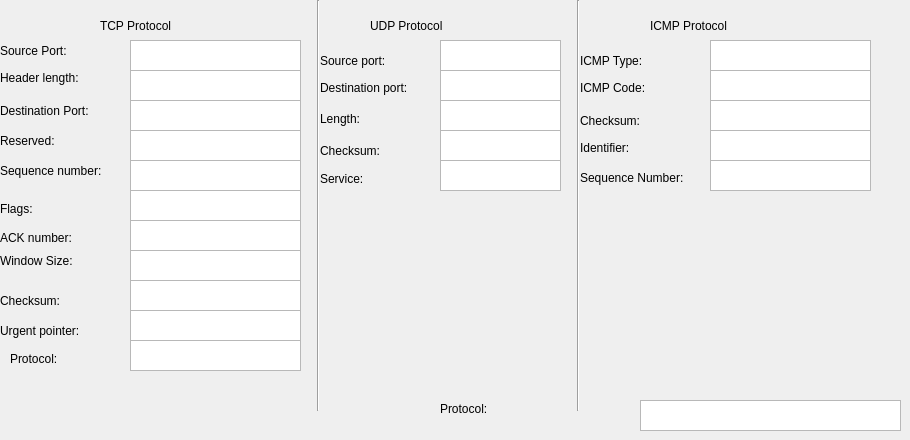
      <widget class="QWidget" name="tab_10">
       <attribute name="title">
        <string>页</string>
       </attribute>
       <widget class="QLabel" name="label_74">
        <property name="geometry">
         <rect>
          <x>0</x>
          <y>320</y>
          <width>121</width>
          <height>21</height>
         </rect>
        </property>
        <property name="text">
         <string>Urgent pointer: </string>
        </property>
       </widget>
       <widget class="QLabel" name="label_75">
        <property name="geometry">
         <rect>
          <x>0</x>
          <y>100</y>
          <width>131</width>
          <height>21</height>
         </rect>
        </property>
        <property name="text">
         <string>Destination Port: </string>
        </property>
       </widget>
       <widget class="QTextEdit" name="tcp_u_pointer">
        <property name="geometry">
         <rect>
          <x>130</x>
          <y>310</y>
          <width>171</width>
          <height>31</height>
         </rect>
        </property>
       </widget>
       <widget class="QTextEdit" name="tcp_flags">
        <property name="geometry">
         <rect>
          <x>130</x>
          <y>190</y>
          <width>171</width>
          <height>31</height>
         </rect>
        </property>
       </widget>
       <widget class="QLabel" name="label_76">
        <property name="geometry">
         <rect>
          <x>0</x>
          <y>40</y>
          <width>91</width>
          <height>21</height>
         </rect>
        </property>
        <property name="text">
         <string>Source Port: </string>
        </property>
       </widget>
       <widget class="QLabel" name="label_77">
        <property name="geometry">
         <rect>
          <x>0</x>
          <y>250</y>
          <width>111</width>
          <height>21</height>
         </rect>
        </property>
        <property name="text">
         <string>Window Size: </string>
        </property>
       </widget>
       <widget class="QLabel" name="label_78">
        <property name="geometry">
         <rect>
          <x>0</x>
          <y>70</y>
          <width>121</width>
          <height>16</height>
         </rect>
        </property>
        <property name="text">
         <string>Header length: </string>
        </property>
       </widget>
       <widget class="QTextEdit" name="tcp_ack_num">
        <property name="geometry">
         <rect>
          <x>130</x>
          <y>220</y>
          <width>171</width>
          <height>31</height>
         </rect>
        </property>
       </widget>
       <widget class="QTextEdit" name="tcp_checksum">
        <property name="geometry">
         <rect>
          <x>130</x>
          <y>280</y>
          <width>171</width>
          <height>31</height>
         </rect>
        </property>
       </widget>
       <widget class="QLabel" name="label_79">
        <property name="geometry">
         <rect>
          <x>0</x>
          <y>130</y>
          <width>111</width>
          <height>21</height>
         </rect>
        </property>
        <property name="text">
         <string>Reserved: </string>
        </property>
       </widget>
       <widget class="QTextEdit" name="tcp_protocol">
        <property name="geometry">
         <rect>
          <x>130</x>
          <y>340</y>
          <width>171</width>
          <height>31</height>
         </rect>
        </property>
       </widget>
       <widget class="QTextEdit" name="tcp_seq_num">
        <property name="geometry">
         <rect>
          <x>130</x>
          <y>160</y>
          <width>171</width>
          <height>31</height>
         </rect>
        </property>
       </widget>
       <widget class="QLabel" name="label_80">
        <property name="geometry">
         <rect>
          <x>10</x>
          <y>350</y>
          <width>67</width>
          <height>17</height>
         </rect>
        </property>
        <property name="text">
         <string>Protocol:</string>
        </property>
       </widget>
       <widget class="QTextEdit" name="tcp_des_port">
        <property name="geometry">
         <rect>
          <x>130</x>
          <y>100</y>
          <width>171</width>
          <height>31</height>
         </rect>
        </property>
       </widget>
       <widget class="QTextEdit" name="tcp_win_size">
        <property name="geometry">
         <rect>
          <x>130</x>
          <y>250</y>
          <width>171</width>
          <height>31</height>
         </rect>
        </property>
       </widget>
       <widget class="QLabel" name="label_81">
        <property name="geometry">
         <rect>
          <x>0</x>
          <y>290</y>
          <width>91</width>
          <height>21</height>
         </rect>
        </property>
        <property name="text">
         <string>Checksum: </string>
        </property>
       </widget>
       <widget class="QLabel" name="label_82">
        <property name="geometry">
         <rect>
          <x>0</x>
          <y>230</y>
          <width>101</width>
          <height>16</height>
         </rect>
        </property>
        <property name="text">
         <string>ACK number: </string>
        </property>
       </widget>
       <widget class="QTextEdit" name="tcp_hl">
        <property name="geometry">
         <rect>
          <x>130</x>
          <y>70</y>
          <width>171</width>
          <height>31</height>
         </rect>
        </property>
       </widget>
       <widget class="QLabel" name="label_83">
        <property name="geometry">
         <rect>
          <x>0</x>
          <y>200</y>
          <width>67</width>
          <height>17</height>
         </rect>
        </property>
        <property name="text">
         <string>Flags: </string>
        </property>
       </widget>
       <widget class="QLabel" name="label_84">
        <property name="geometry">
         <rect>
          <x>100</x>
          <y>10</y>
          <width>91</width>
          <height>31</height>
         </rect>
        </property>
        <property name="text">
         <string>TCP Protocol</string>
        </property>
       </widget>
       <widget class="QLabel" name="label_85">
        <property name="geometry">
         <rect>
          <x>0</x>
          <y>160</y>
          <width>141</width>
          <height>21</height>
         </rect>
        </property>
        <property name="text">
         <string>Sequence number: </string>
        </property>
       </widget>
       <widget class="QTextEdit" name="tcp_source_port">
        <property name="geometry">
         <rect>
          <x>130</x>
          <y>40</y>
          <width>171</width>
          <height>31</height>
         </rect>
        </property>
       </widget>
       <widget class="QTextEdit" name="tcp_reserved">
        <property name="geometry">
         <rect>
          <x>130</x>
          <y>130</y>
          <width>171</width>
          <height>31</height>
         </rect>
        </property>
       </widget>
       <widget class="QLabel" name="label_86">
        <property name="geometry">
         <rect>
          <x>370</x>
          <y>10</y>
          <width>91</width>
          <height>31</height>
         </rect>
        </property>
        <property name="text">
         <string>UDP Protocol</string>
        </property>
       </widget>
       <widget class="QLabel" name="label_87">
        <property name="geometry">
         <rect>
          <x>650</x>
          <y>10</y>
          <width>101</width>
          <height>31</height>
         </rect>
        </property>
        <property name="text">
         <string>ICMP Protocol</string>
        </property>
       </widget>
       <widget class="Line" name="line_3">
        <property name="geometry">
         <rect>
          <x>310</x>
          <y>0</y>
          <width>16</width>
          <height>411</height>
         </rect>
        </property>
        <property name="orientation">
         <enum>Qt::Vertical</enum>
        </property>
       </widget>
       <widget class="Line" name="line_4">
        <property name="geometry">
         <rect>
          <x>570</x>
          <y>0</y>
          <width>16</width>
          <height>411</height>
         </rect>
        </property>
        <property name="orientation">
         <enum>Qt::Vertical</enum>
        </property>
       </widget>
       <widget class="QLabel" name="label_88">
        <property name="geometry">
         <rect>
          <x>320</x>
          <y>80</y>
          <width>131</width>
          <height>16</height>
         </rect>
        </property>
        <property name="text">
         <string>Destination port:</string>
        </property>
       </widget>
       <widget class="QTextEdit" name="udp_length">
        <property name="geometry">
         <rect>
          <x>440</x>
          <y>100</y>
          <width>121</width>
          <height>31</height>
         </rect>
        </property>
       </widget>
       <widget class="QLabel" name="label_89">
        <property name="geometry">
         <rect>
          <x>320</x>
          <y>170</y>
          <width>67</width>
          <height>17</height>
         </rect>
        </property>
        <property name="text">
         <string>Service:</string>
        </property>
       </widget>
       <widget class="QTextEdit" name="udp_checksum">
        <property name="geometry">
         <rect>
          <x>440</x>
          <y>130</y>
          <width>121</width>
          <height>31</height>
         </rect>
        </property>
       </widget>
       <widget class="QLabel" name="label_90">
        <property name="geometry">
         <rect>
          <x>320</x>
          <y>110</y>
          <width>67</width>
          <height>17</height>
         </rect>
        </property>
        <property name="text">
         <string>Length: </string>
        </property>
       </widget>
       <widget class="QLabel" name="label_91">
        <property name="geometry">
         <rect>
          <x>320</x>
          <y>50</y>
          <width>101</width>
          <height>21</height>
         </rect>
        </property>
        <property name="text">
         <string>Source port:</string>
        </property>
       </widget>
       <widget class="QTextEdit" name="udp_service">
        <property name="geometry">
         <rect>
          <x>440</x>
          <y>160</y>
          <width>121</width>
          <height>31</height>
         </rect>
        </property>
       </widget>
       <widget class="QLabel" name="label_92">
        <property name="geometry">
         <rect>
          <x>320</x>
          <y>140</y>
          <width>91</width>
          <height>21</height>
         </rect>
        </property>
        <property name="text">
         <string>Checksum:</string>
        </property>
       </widget>
       <widget class="QTextEdit" name="udp_source_port">
        <property name="geometry">
         <rect>
          <x>440</x>
          <y>40</y>
          <width>121</width>
          <height>31</height>
         </rect>
        </property>
       </widget>
       <widget class="QTextEdit" name="udp_des_port">
        <property name="geometry">
         <rect>
          <x>440</x>
          <y>70</y>
          <width>121</width>
          <height>31</height>
         </rect>
        </property>
       </widget>
       <widget class="QTextEdit" name="icmp_ids">
        <property name="geometry">
         <rect>
          <x>710</x>
          <y>130</y>
          <width>161</width>
          <height>31</height>
         </rect>
        </property>
       </widget>
       <widget class="QTextEdit" name="icmp_type">
        <property name="geometry">
         <rect>
          <x>710</x>
          <y>40</y>
          <width>161</width>
          <height>31</height>
         </rect>
        </property>
       </widget>
       <widget class="QTextEdit" name="icmp_seq_num">
        <property name="geometry">
         <rect>
          <x>710</x>
          <y>160</y>
          <width>161</width>
          <height>31</height>
         </rect>
        </property>
       </widget>
       <widget class="QTextEdit" name="icmp_checksum">
        <property name="geometry">
         <rect>
          <x>710</x>
          <y>100</y>
          <width>161</width>
          <height>31</height>
         </rect>
        </property>
       </widget>
       <widget class="QLabel" name="label_94">
        <property name="geometry">
         <rect>
          <x>580</x>
          <y>140</y>
          <width>81</width>
          <height>16</height>
         </rect>
        </property>
        <property name="text">
         <string>Identifier: </string>
        </property>
       </widget>
       <widget class="QLabel" name="label_95">
        <property name="geometry">
         <rect>
          <x>580</x>
          <y>50</y>
          <width>91</width>
          <height>21</height>
         </rect>
        </property>
        <property name="text">
         <string>ICMP Type: </string>
        </property>
       </widget>
       <widget class="QLabel" name="label_96">
        <property name="geometry">
         <rect>
          <x>440</x>
          <y>400</y>
          <width>67</width>
          <height>17</height>
         </rect>
        </property>
        <property name="text">
         <string>Protocol:</string>
        </property>
       </widget>
       <widget class="QTextEdit" name="icmp_protocol">
        <property name="geometry">
         <rect>
          <x>640</x>
          <y>400</y>
          <width>261</width>
          <height>31</height>
         </rect>
        </property>
       </widget>
       <widget class="QLabel" name="label_97">
        <property name="geometry">
         <rect>
          <x>580</x>
          <y>170</y>
          <width>141</width>
          <height>16</height>
         </rect>
        </property>
        <property name="text">
         <string>Sequence Number: </string>
        </property>
       </widget>
       <widget class="QLabel" name="label_98">
        <property name="geometry">
         <rect>
          <x>580</x>
          <y>110</y>
          <width>101</width>
          <height>21</height>
         </rect>
        </property>
        <property name="text">
         <string>Checksum: </string>
        </property>
       </widget>
       <widget class="QTextEdit" name="icmp_code">
        <property name="geometry">
         <rect>
          <x>710</x>
          <y>70</y>
          <width>161</width>
          <height>31</height>
         </rect>
        </property>
       </widget>
       <widget class="QLabel" name="label_99">
        <property name="geometry">
         <rect>
          <x>580</x>
          <y>80</y>
          <width>101</width>
          <height>16</height>
         </rect>
        </property>
        <property name="text">
         <string>ICMP Code: </string>
        </property>
       </widget>
      </widget>
